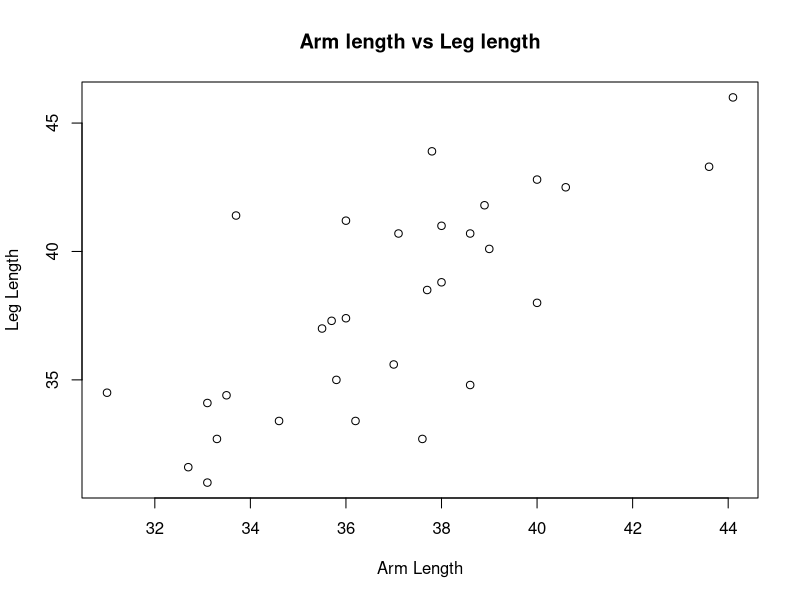
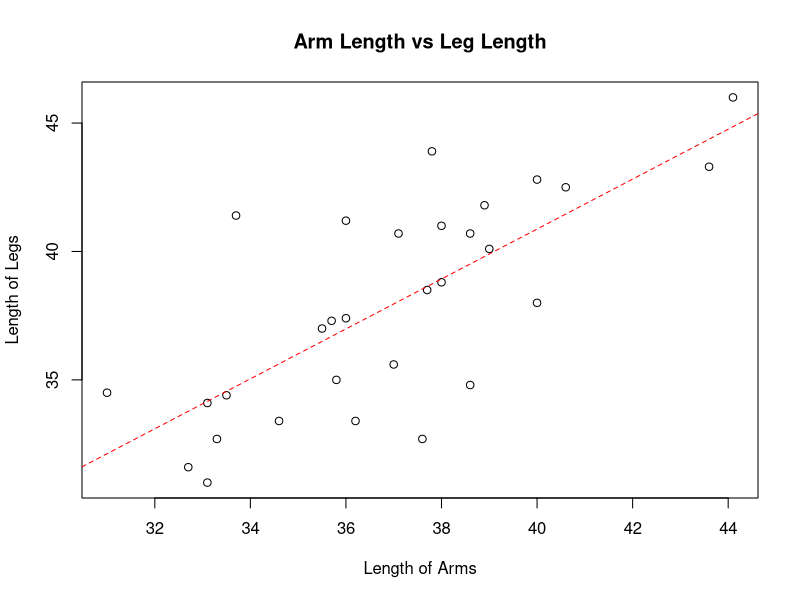

Generate these figures, in order, with R:
## ---- chunk 1
heights = c(184.5, 171.4, 170.1, 160.9, 164.9, 150, 165.4, 151.3, 166.1, 179.4)
## ---- chunk 2
weights = c(94.8, 90.4, 83.4, 109.8, 55.2, 64.4, 76.6, 64.5, 72.4, 108.3)
## ---- chunk 3

## ---- chunk 4
al = read.csv('arm_leg.csv')
## ---- chunk 5
arm = al$arm
leg = al$leg
## ---- chunk 6
arm_bar = mean(arm)
leg_bar = mean(leg)
## ---- chunk 7
leg_bar
## ---- chunk 8
s_arm = sd(arm)
s_leg = sd(leg)
## ---- chunk 9
s_leg
## ---- chunk 10
r = cor(arm, leg)
r
## ---- chunk 11
plot(arm, leg, main="Arm length vs Leg length",
     xlab="Arm Length", ylab = "Leg Length")
## ---- chunk 12
n = nrow(al)
n
## ---- chunk 13
beta1 = r*s_leg/s_arm
beta0 = leg_bar - beta1*arm_bar
## ---- chunk 14
beta1
beta0
## ---- chunk 15
m = lm(leg~arm)
m
## ---- chunk 16
plot(arm, leg, main="Arm Length vs Leg Length",
     xlab="Length of Arms", ylab = "Length of Legs")
abline(m, lty = 8, col="red")
## ---- chunk 17
1.9877 + 0.9721 * 40.1
## ---- chunk 18
qf(0.95, df1 = 1, df2 = 28)
## ---- chunk 19
1-pf(31.896, 1, 28)
## ---- chunk 20
anova(m)
## ---- chunk 21
min(arm)
## ---- chunk 22
max(arm)
## ---- chunk 23
R_squared_adj = 1 - 8.187/(s_leg)**2
R_squared_adj
